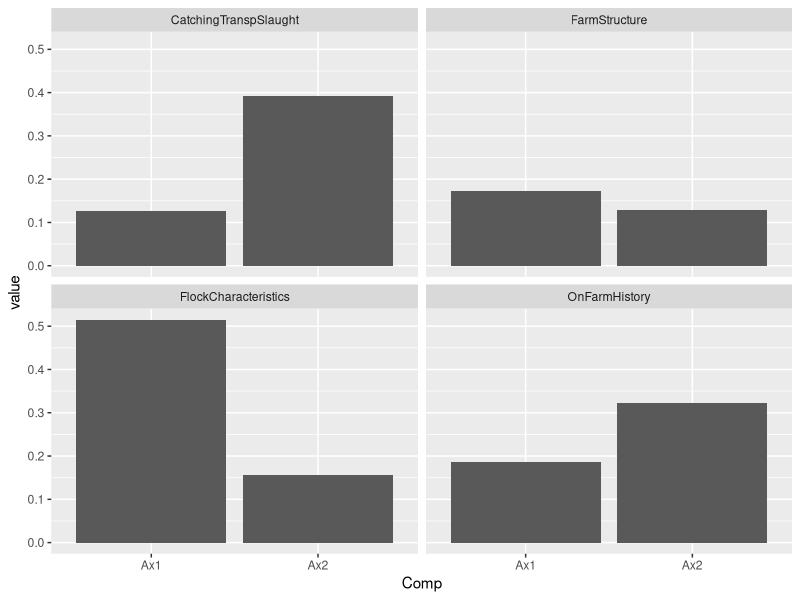
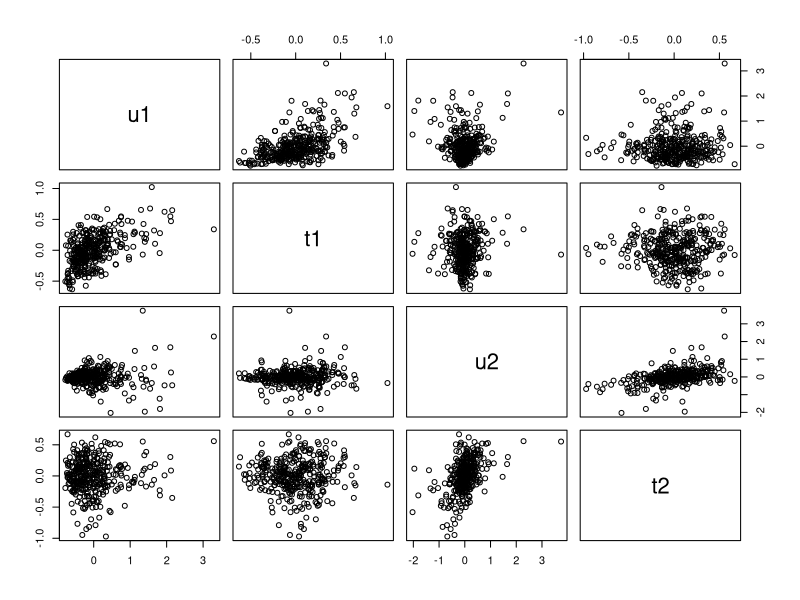
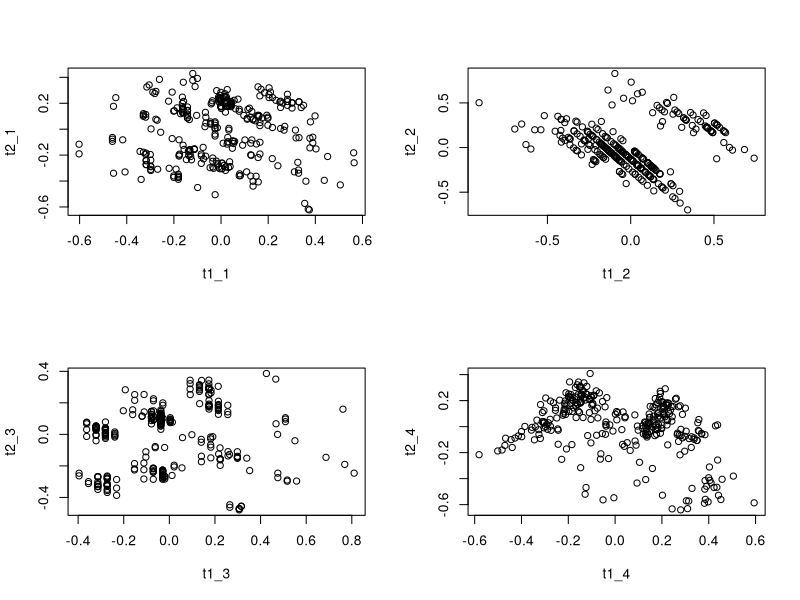
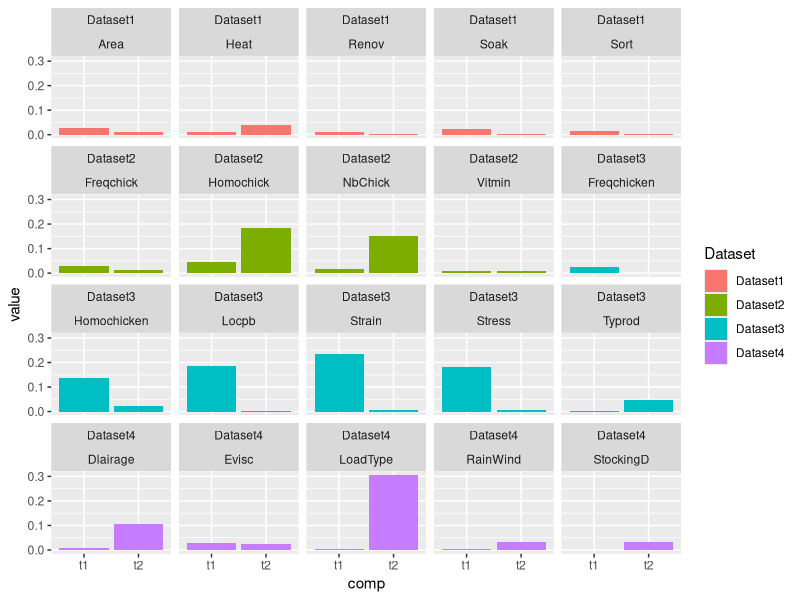

Recreate these plots in R, in order.
## ---- chunk 1
knitr::opts_chunk$set(echo = TRUE, cache = FALSE, warning = FALSE, message = FALSE)

library(dplyr);
library(ggplot2);
library(tidyr);
## ---- chunk 2
library(ade4)
data(chickenk)
Mortality <- chickenk[[1]]
dudiY.chick <- dudi.pca(Mortality, center = TRUE, scale = TRUE, scannf =
FALSE)
ktabX.chick <- ktab.list.df(chickenk[2:5])
resmbpls.chick <- mbpls(dudiY.chick, ktabX.chick, scale = TRUE,
option = "uniform", scannf = FALSE)

## ---- chunk 3
setNames(resmbpls.chick$bip, c("t1", "t2")) %>% 
  as.data.frame() %>% 
  mutate(block_name = rownames(.)) %>% 
  gather(Comp, value, -block_name) %>% 
  ggplot(aes(x = Comp, y = value)) +
    geom_bar(stat = "identity") + 
    facet_wrap(~block_name)
## ---- chunk 4
global_comps <- cbind(resmbpls.chick$lY[, 1, drop = FALSE], resmbpls.chick$lX[, 1, drop = FALSE], resmbpls.chick$lY[, 2, drop = FALSE], resmbpls.chick$lX[, 2, drop = FALSE])
colnames(global_comps) <- c("u1", "t1", "u2", "t2")

pairs(global_comps)

## ---- chunk 5
indx <- resmbpls.chick$TlX %>% rownames(.) %>% as.numeric(.)
start <- which(indx == 1)
end <- which(indx == nrow(Mortality))

indComps <- mapply(function(start, end){
  resmbpls.chick$TlX[start:end, ]
}, start = start, end = end, SIMPLIFY = FALSE)

indComps <- lapply(seq_len(length(indComps)), function(i){
  x <- indComps[[i]]
  colnames(x) <- paste(c("t1", "t2"), i, sep = "_")
  x
})

par(mfrow = c(2, 2))
sapply(indComps, function(comps){ plot(comps)})

## ---- chunk 6
resmbpls.chick$vip %>% 
  as.data.frame() %>% 
  mutate(variable_name = rownames(.),
    Dataset = rep(paste0("Dataset", 1:(length(chickenk) - 1)), sapply(chickenk[2:5], ncol))) %>% 
  rename(t1 = Ax1, t2 = Ax2) %>% 
  gather(comp, value, c("t1", "t2")) %>% 
  ggplot(aes(x = comp, y = value,fill = Dataset )) +
  geom_bar(stat = "identity") +
  facet_wrap(Dataset~variable_name)

  
